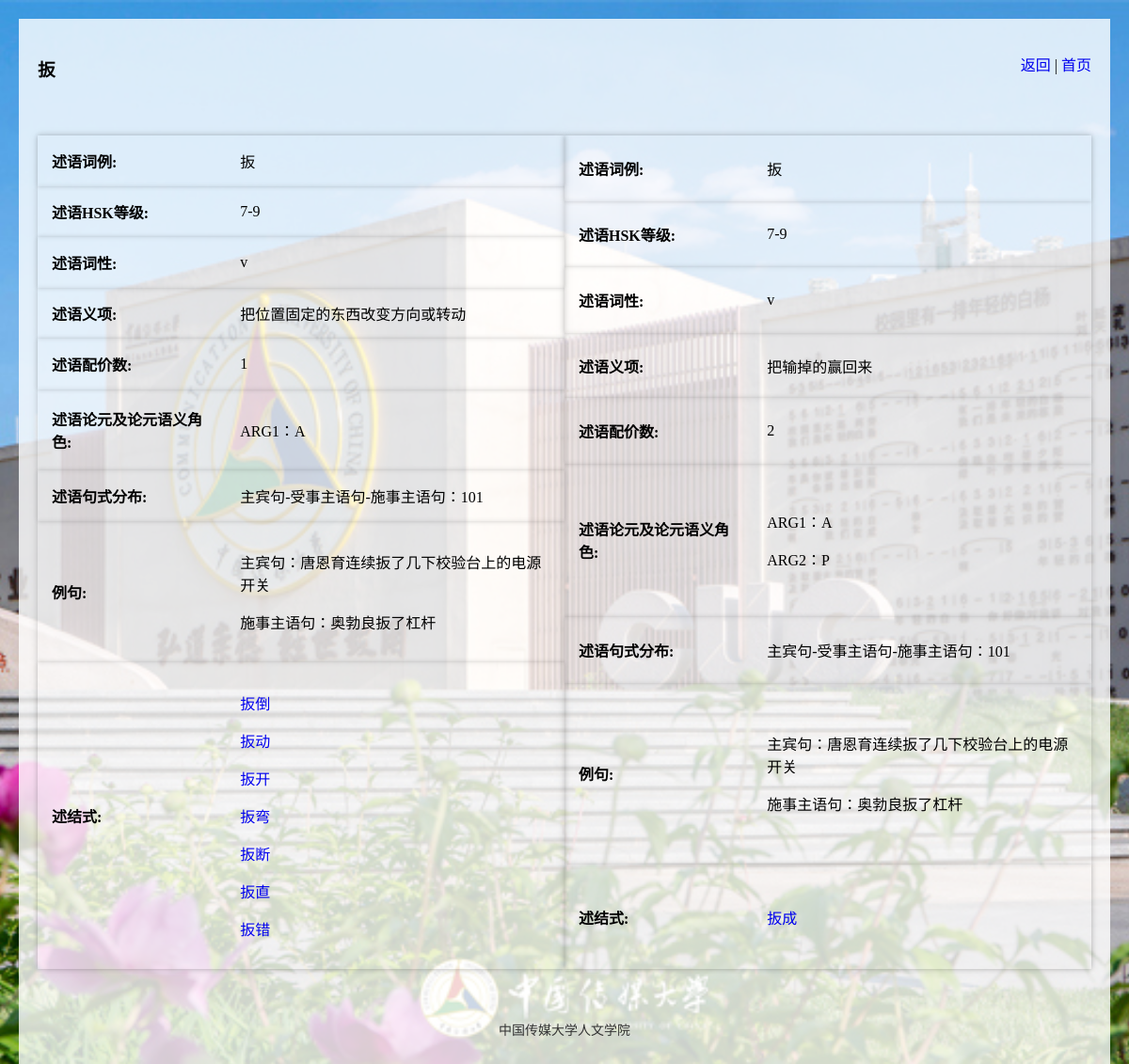
The page /predicate/扳 on the database its author committed.
### tables this page shows
CREATE TABLE "第一轮标注记录" (
	"id"	INTEGER,
	"编号"	TEXT,
	"述结式词例"	TEXT,
	"述结式拼音"	TEXT,
	"述结式类型"	TEXT,
	"述结式配价数"	TEXT,
	"述结式论元1"	TEXT,
	"述结式论元2"	TEXT,
	"述结式论元3"	TEXT,
	"述结式论元1语义角色"	TEXT,
	"述结式论元2语义角色"	TEXT,
	"述结式论元3语义角色"	TEXT,
	"述语词例"	TEXT,
	"述语拼音"	TEXT,
	"述语HSK等级"	TEXT,
	"述语词性"	TEXT,
	"述语义项"	TEXT,
	"述语配价数"	TEXT,
	"述语论元1"	TEXT,
	"述语论元2"	TEXT,
	"述语论元3"	TEXT,
	"述语论元1语义角色"	TEXT,
	"述语论元2语义角色"	TEXT,
	"述语论元3语义角色"	TEXT,
	"补语词例"	TEXT,
	"补语拼音"	TEXT,
	"补语HSK等级"	TEXT,
	"补语词性"	TEXT,
	"补语义项"	TEXT,
	"补语配价数"	TEXT,
	"补语论元1"	TEXT,
	"补语论元2"	TEXT,
	"补语论元3"	TEXT,
	"补语论元1语义角色"	TEXT,
	"补语论元2语义角色"	TEXT,
	"补语论元3语义角色"	TEXT,
	"共指关系:R.ARG1="	TEXT,
	"R.ARG2="	TEXT,
	"V.ARG1="	TEXT,
	"V.ARG2="	TEXT,
	"补语语义类型"	TEXT,
	"句式1-主动宾"	TEXT,
	"句式1例句"	TEXT,
	"句式2-受事主语句"	TEXT,
	"句式2例句"	TEXT,
	"句式3-把字句"	TEXT,
	"句式3例句"	TEXT,
	"句式4-被na让字句"	TEXT,
	"句式4例句"	TEXT,
	"句式5-施事主语句"	TEXT,
	"句式5例句"	TEXT,
	"句式6-动词拷贝句"	TEXT,
	"句式6例句"	TEXT,
	"句式分布类型"	TEXT,
	"述语句式1 主宾句"	TEXT,
	"述语句式1例句"	TEXT,
	"述语句式2 受事主语句"	TEXT,
	"述语句式2例句"	TEXT,
	"述语句式3 施事主语句"	TEXT,
	"述语句式3例句 "	TEXT,
	"述语句式分布"	TEXT,
	"补语句式1 主事主语句"	TEXT,
	"补语句式1例句"	TEXT,
	"补语句式2 感事主语句"	TEXT,
	"补语句式2例句"	TEXT,
	"补语句式3 施事主语句"	TEXT,
	"补语句式3例句"	TEXT,
	"补语句式分布"	TEXT,
	"备注【词的义项】"	TEXT,
	"来源"	TEXT,
	"填写者1"	TEXT,
	"填写者2"	TEXT,
	"标注中遇到的问题"	TEXT,
	"音序"	TEXT,
	"基础句"	TEXT,
	"图片路径"	TEXT,
	PRIMARY KEY("id" AUTOINCREMENT)
);

### app.py (the view)
@app.route('/predicate/<pr>')
def predicate_detail(pr):
    conn = get_db()
    cursor = conn.cursor()
    cursor.execute('SELECT * FROM 第一轮标注记录 WHERE 述语词例 = ?',(pr,))
    predicate_info = cursor.fetchall()
    predicate_info = [[item if item != "na" else "" for item in row] for row in predicate_info]
    predicate_info = group_by_index(predicate_info,16,lambda x:x[2])
    return render_template('predicate_detail.html',predicate_info=predicate_info,pr=pr)

### app.py (called while the page is built)
def get_db():
    conn = sqlite3.connect(database)
    return conn

def group_by_index(data, index, sort_key=None):
    grouped_data = {}
    for item in data:
        key = item[index]
        if key not in grouped_data:
            grouped_data[key] = []
        grouped_data[key].append(item)
    for key in grouped_data:
        grouped_data[key] = sorted(grouped_data[key], key=sort_key)
    three_dim_list = list(grouped_data.values())
    three_dim_list.sort(key=lambda x: x[0][index])
    return three_dim_list

### templates/predicate_detail.html (shortened to what this page needs)
<!DOCTYPE html>
<html lang="en">
<head>
    <link rel="stylesheet" href="{{ url_for('static', filename='css/mystyle.css') }}">
</head>
<body>
    <div class="container">
        <div class="header_part ">
            <div class="left-div">
                <h3>{{ pr }}</h3>
            </div>
            <div class="right-div">
                <p><a href="javascript:history.back();">返回</a> | <a href="/">首页</a></p>
            </div>
        </div>
        <div class="main">
            {% if predicate_info %}
            {% for item in predicate_info %}
            <table>
                {% if item[0][12] %}
                <tr>
                    <td><strong>述语词例:</strong></td>
                    <td>{{ item[0][12] }}</td>
                </tr>
                {% endif %}
                {% if item[0][14] %}
                <tr>
                    <td><strong>述语HSK等级:</strong></td>
                    <td>{{ item[0][14] }}</td>
                </tr>
                {% endif %}
                 {% if item[0][15] %}
                <tr>
                    <td><strong>述语词性:</strong></td>
                    <td>{{ item[0][15] }}</td>
                </tr>
                {% endif %}
                {% if item[0][16] %}
                <tr>
                    <td><strong>述语义项:</strong></td>
                    <td>{{ item[0][16] }}</td>
                </tr>
                {% endif %}
                 {% if item[0][17] %}
                <tr>
                    <td><strong>述语配价数:</strong></td>
                    <td>{{ item[0][17] }}</td>
                </tr>
                {% endif %}
                {% if item[0][18] %}
                <tr>
                    <td><strong>述语论元及论元语义角色:</strong></td>
                    <td>
                        <p>{{ item[0][18] }}：{{ item[0][21] }}</p>
                        {% if item[0][19] %}
                        <p>{{ item[0][19] }}：{{ item[0][22] }}</p>
                        {% endif %}
                    </td>
                </tr>
                {% endif %}
                {% if item[0][60] %}
                <tr>
                    <td><strong>述语句式分布:</strong></td>
                    <td>主宾句-受事主语句-施事主语句：{{ item[0][60] }}</td>
                </tr>
                {% endif %}
                <tr>
                    <td><strong>例句:</strong></td>
                    <td>
                        {% if item[0][55] %}
                        <p>主宾句：{{ item[0][55] }}</p>
                        {% endif %}
                        {% if item[0][59] %}
                        <p>施事主语句：{{ item[0][59] }}</p>
                        {% endif %}
                    </td>
                </tr>
                <tr>
                    <td><strong>述结式:</strong></td>
                    <td>
                        {% for i in item %}
                        <p><a href="../vrc/{{i[2]}}">{{i[2]}}</a></p>
                        {% endfor %}
                    </td>
                </tr>
            </table>
            {% endfor %}
            {% else %}
            <div style="margin: auto;"><p>未查询到相应结果</p></div>
            {% endif %}
        </div>
        <div class="footer">
            <p>中国传媒大学人文学院</p>
        </div>
    </div>
</body>
</html>

### static/css/mystyle.css (style rules this page uses)
body, html { margin: 0; padding: 0; width: 100%; height: 100%; background: url('../img/background.jpg') no-repeat center center fixed; background-size: cover; background-position-y: bottom; }
.container { display: flex; flex-direction: column; margin: 20px; background: rgba(255, 255, 255, 0.8); }
.main { flex: 1; display: flex; padding: 20px; }
.footer { padding: 20px; text-align: center; font-size: 14px; color: #333; }

### templates/predicate_detail.html (style rules this page uses)
table { width: 80%; border-collapse: collapse; margin: 0 auto; box-shadow: 0 0 10px rgba(0, 0, 0, 0.1); }
th, td { padding: 15px; text-align: left; border: none; }
tr:nth-child(odd) { box-shadow: 0 0 5px rgba(0, 0, 0, 0.2); }
tr:nth-child(even) { box-shadow: 0 0 5px rgba(0, 0, 0, 0.1); }
a { text-decoration: none; }
.header_part { display: flex; justify-content: space-between; margin: 20px; }
.left-div { text-align: left; width: 45%; padding-right: 10px; }
.right-div { text-align: right; width: 45%; padding-left: 10px; }

### rows shown on the page
第一轮标注记录: 述语词例 "扳", 述语HSK等级 "7-9", 述语词性 "v", 述语义项 "把位置固定的东西改变方向或转动", 述语配价数 "1", 述语论元1 "ARG1", 述语论元1语义角色 "A", 述语句式分布 "101", 述语句式1例句 "唐恩育连续扳了几下校验台上的电源开关", 述语句式3例句  "奥勃良扳了杠杆", 述结式词例 "扳倒"
第一轮标注记录: 述结式词例 "扳动"
第一轮标注记录: 述结式词例 "扳开"
第一轮标注记录: 述结式词例 "扳弯"
第一轮标注记录: 述结式词例 "扳断"
第一轮标注记录: 述结式词例 "扳直"
第一轮标注记录: 述结式词例 "扳错"
第一轮标注记录: 述语词例 "扳", 述语HSK等级 "7-9", 述语词性 "v", 述语义项 "把输掉的赢回来", 述语配价数 "2", 述语论元1 "ARG1", 述语论元1语义角色 "A", 述语论元2 "ARG2", 述语论元2语义角色 "P", 述语句式分布 "101", 述语句式1例句 "唐恩育连续扳了几下校验台上的电源开关", 述语句式3例句  "奥勃良扳了杠杆", 述结式词例 "扳成"

### other values the page prints
{{ pr }} "扳"
